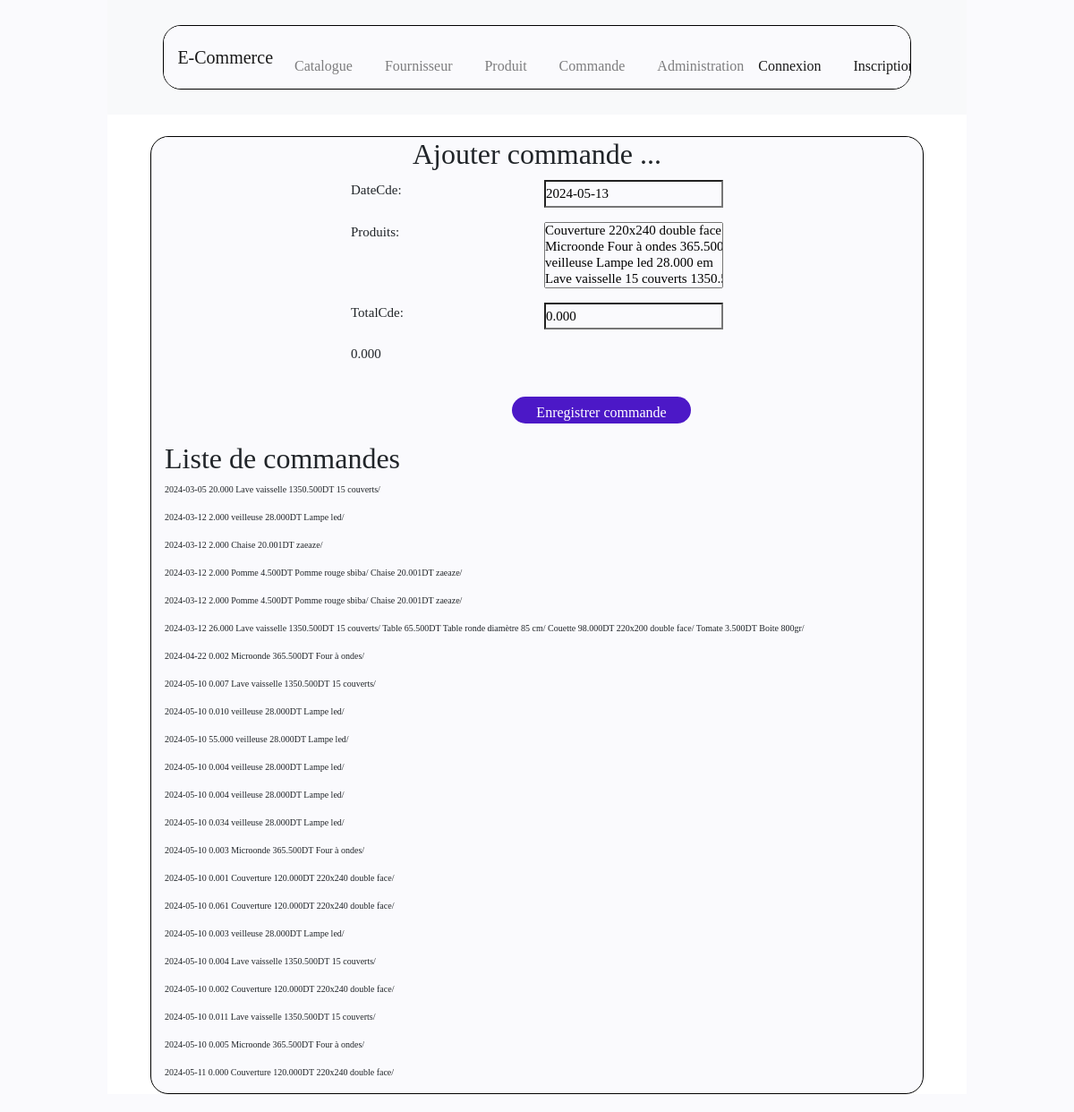
Screenshot of /magasin/Commande/ with the database file from the repository.
### magasin/models.py (models this page shows, shortened)
class Commande(models.Model):
    dateCde = models.DateField(null=True, default=date.today)
    produits = models.ManyToManyField('Produit')
    totalCde = models.DecimalField(max_digits=10, decimal_places=3, default=Decimal('0.000'))
    def __str__(self):
        affichage = str(self.dateCde) + " " + str(self.totalCde)
        for produit in self.produits.all():
            affichage += ' ' + produit.libelle + ' ' + str(produit.prix) + 'DT' + ' ' + produit.description + '/'
        return affichage

class Produit(models.Model):
    type_choices = [("fr", "frais"), ("cs", "conserver"), ("em", "emballé")]
    libelle = models.CharField(max_length=100)
    description = models.TextField()
    prix = models.DecimalField(max_digits=10, decimal_places=3)
    type = models.CharField(max_length=2, choices=type_choices, default="em")
    img = models.ImageField(blank=True)
    categorie = models.ForeignKey(Categorie, on_delete=models.CASCADE, null=True)
    fournisseur = models.ForeignKey(Fournisseur, on_delete=models.CASCADE, null=True)
    active = models.BooleanField(default=True)
    def __str__(self):
        return (
            self.libelle
            + " "
            + self.description
            + " "
            + str(self.prix)
            + " "
            + self.type
        )

### magasin/views.py (the view)
# urls.py: path("Commande/", views.commande, name="commande"),
def commande(request):
    if request.method == "POST":
        form = CommandeForm(request.POST, request.FILES)
        if form.is_valid():
            form.save()
            return HttpResponseRedirect("/magasin")
    else:
        form = CommandeForm()
        produit = Commande.objects.all()
        context = {"produit": produit}
    commandes = Commande.objects.all()
    return render(request, "magasin/Commande.html", {"form": form ,'commandes':commandes})

### magasin/forms.py
class CommandeForm(ModelForm):
    class Meta:
        model = Commande
        fields = "__all__"

### magasin/templates/magasin/Commande.html (shortened to what this page needs)
{% extends 'magasin/base.html'%}
{% block content %}
    <div class="col-md-12 text-center">
        <h2>Ajouter commande ...</h2>
    </div>
    <form method="POST" class="post-form">
        {{ form.as_p }}
        <p>{{ form.totalCde.value }}</p>
        <button type="submit" class="btn btn-default">Enregistrer commande</button>
    </form>
    <h2>Liste de commandes</h2>
    {% for commande in commandes %}
        <p>{{ commande }}</p>
    {% endfor %}
{% endblock %}

### static/css/base.css (style rules this page uses)
* { margin: 0; padding: 0; box-sizing: border-box; background-color: #fafafd; font-family: "poppins"; }
body { width: 80%; margin: auto; }
p { font-size: 10px; }
.post-form, .pdt { width: 50%; margin: auto; }
label { width: 100px; }
.post-form p { display: flex; font-size: 15px; margin-top: 10px; justify-content: space-between; }
.post-form input, select { width: 200px; }
.post-form button { width: 200px; height: 30px; background-color: #4c18c7; color: #fff; border: 0; outline: 0; border-radius: 20px; cursor: pointer; margin: 20px 180px; }

### rows the page displays
Commande: dateCde+totalCde+id "2024-03-05 20.000 Lave vaisselle 1350.500DT 15 couverts/"
Commande: dateCde+totalCde+id "2024-03-12 2.000 veilleuse 28.000DT Lampe led/"
Commande: dateCde+totalCde+id "2024-03-12 2.000 Chaise 20.001DT zaeaze/"
Commande: dateCde+totalCde+id "2024-03-12 2.000 Pomme 4.500DT Pomme rouge sbiba/ Chaise 20.001DT zaeaze/"
Commande: dateCde+totalCde+id "2024-03-12 2.000 Pomme 4.500DT Pomme rouge sbiba/ Chaise 20.001DT zaeaze/"
Commande: dateCde+totalCde+id "2024-03-12 26.000 Lave vaisselle 1350.500DT 15 couverts/ Table 65.500DT Table ronde diamètre 85 cm/ Couette 98.000DT 220x200 double face/ Tomate 3.500DT Boite 800gr/"
Commande: dateCde+totalCde+id "2024-04-22 0.002 Microonde 365.500DT Four à ondes/"
Commande: dateCde+totalCde+id "2024-05-10 0.007 Lave vaisselle 1350.500DT 15 couverts/"
Commande: dateCde+totalCde+id "2024-05-10 0.010 veilleuse 28.000DT Lampe led/"
Commande: dateCde+totalCde+id "2024-05-10 55.000 veilleuse 28.000DT Lampe led/"
Commande: dateCde+totalCde+id "2024-05-10 0.004 veilleuse 28.000DT Lampe led/"
Commande: dateCde+totalCde+id "2024-05-10 0.004 veilleuse 28.000DT Lampe led/"
Commande: dateCde+totalCde+id "2024-05-10 0.034 veilleuse 28.000DT Lampe led/"
Commande: dateCde+totalCde+id "2024-05-10 0.003 Microonde 365.500DT Four à ondes/"
Commande: dateCde+totalCde+id "2024-05-10 0.001 Couverture 120.000DT 220x240 double face/"
Commande: dateCde+totalCde+id "2024-05-10 0.061 Couverture 120.000DT 220x240 double face/"
Commande: dateCde+totalCde+id "2024-05-10 0.003 veilleuse 28.000DT Lampe led/"
Commande: dateCde+totalCde+id "2024-05-10 0.004 Lave vaisselle 1350.500DT 15 couverts/"
Commande: dateCde+totalCde+id "2024-05-10 0.002 Couverture 120.000DT 220x240 double face/"
Commande: dateCde+totalCde+id "2024-05-10 0.011 Lave vaisselle 1350.500DT 15 couverts/"
Commande: dateCde+totalCde+id "2024-05-10 0.005 Microonde 365.500DT Four à ondes/"
Commande: dateCde+totalCde+id "2024-05-11 0.000 Couverture 120.000DT 220x240 double face/"
